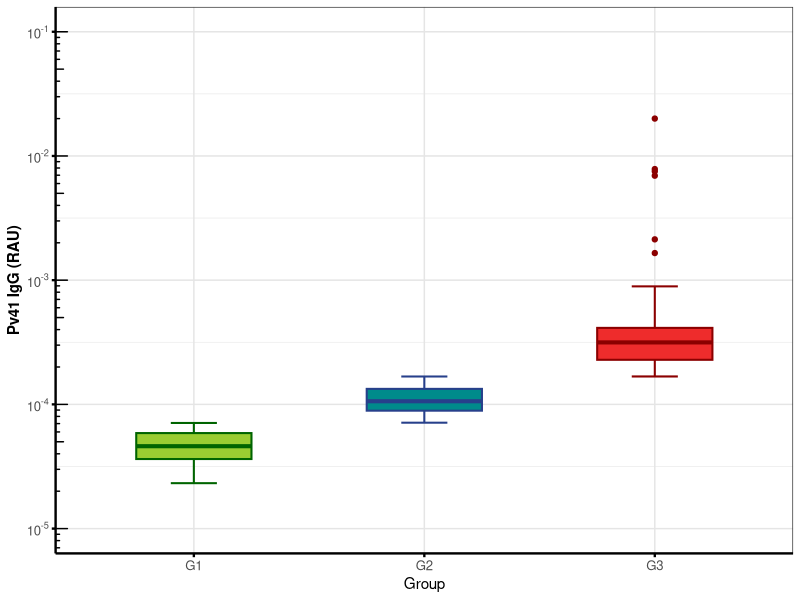
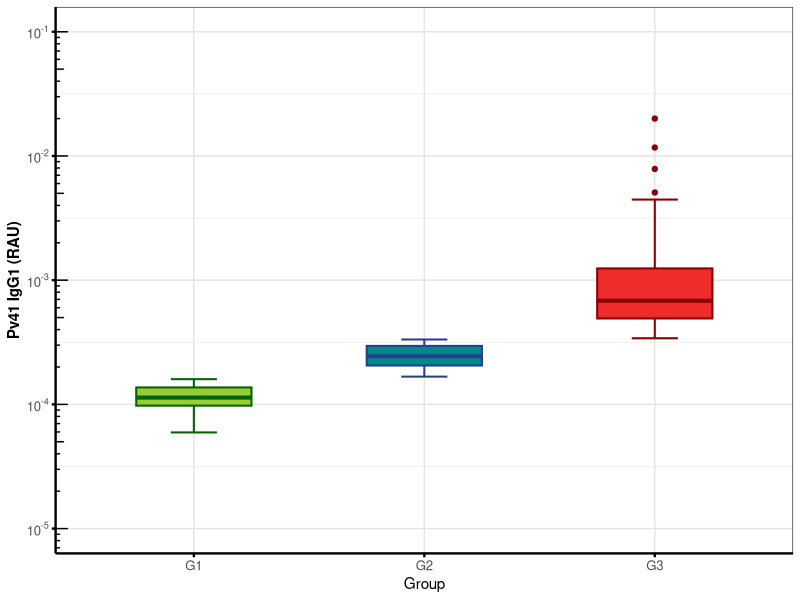
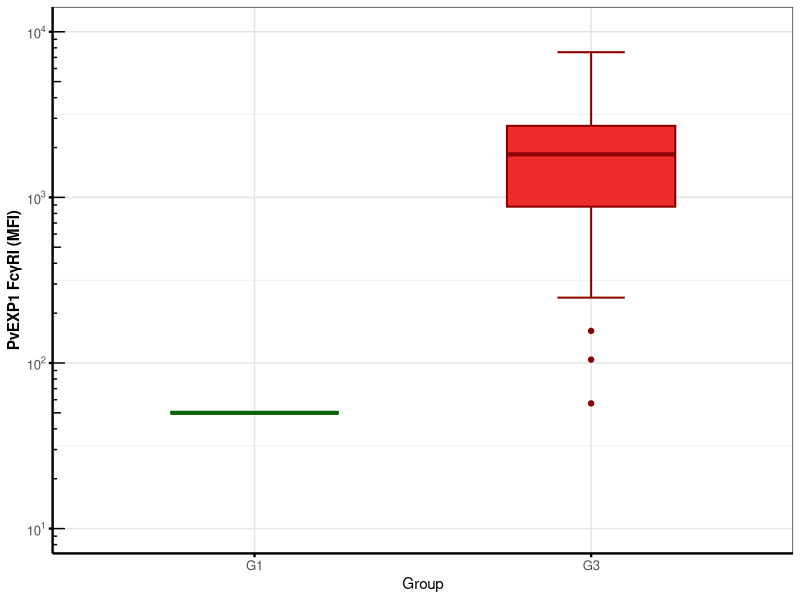
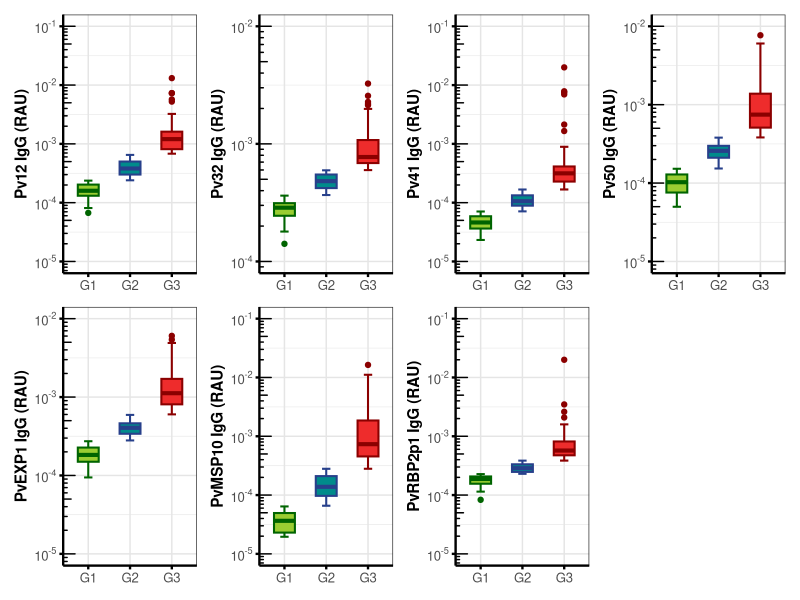
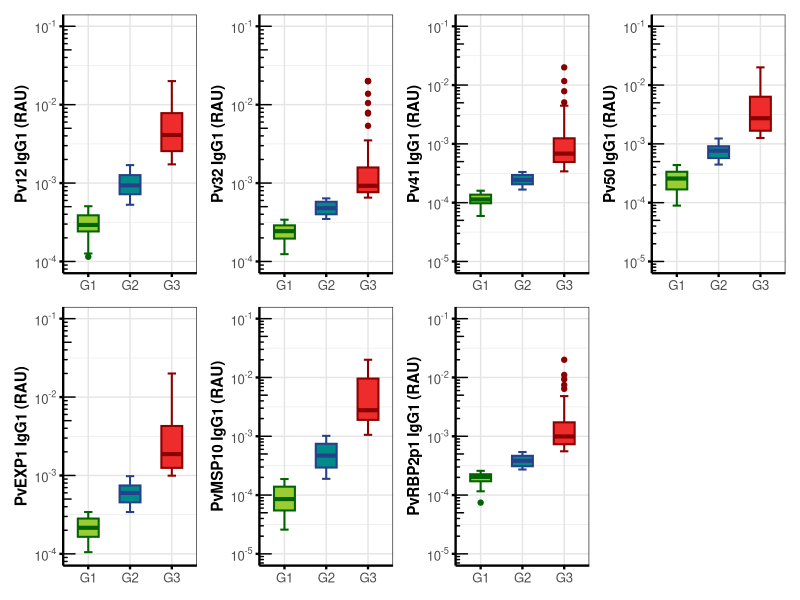
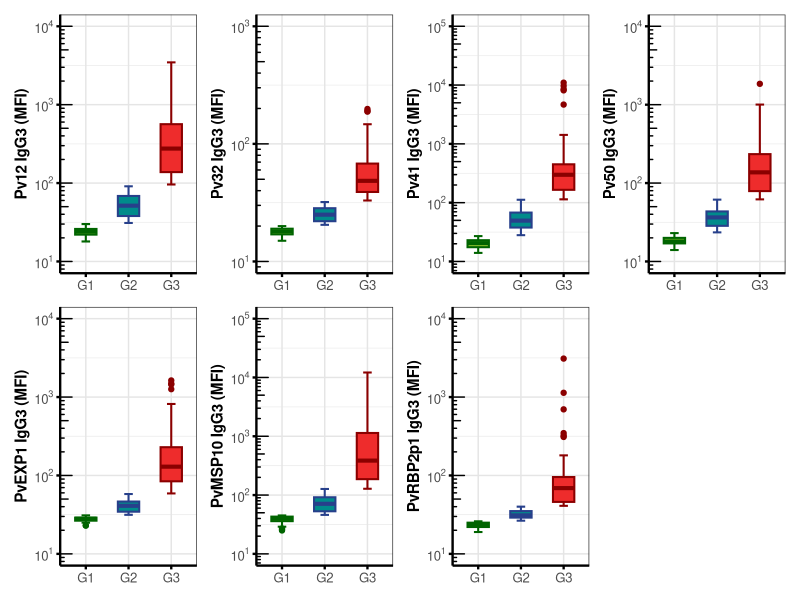
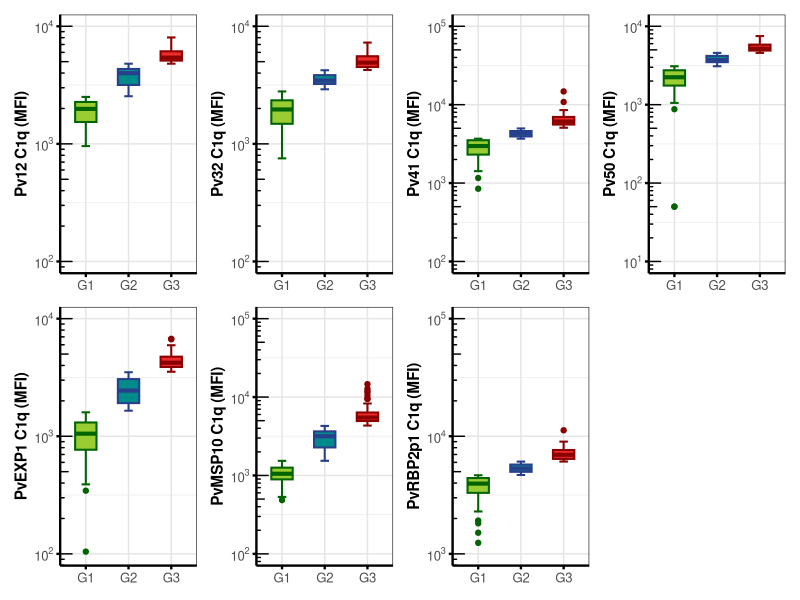
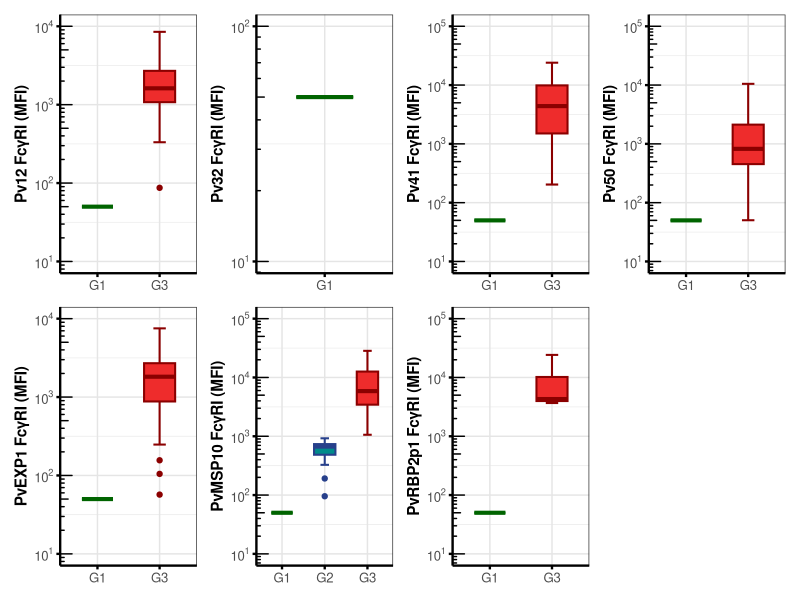

Generate these figures, in order, with R:
## Introduction
## Author: Chau Quang (quang.c@wehi.edu.au)
## Purpose: To produce multipanel (4x2) RAU, MFI boxplots of Taka's InSPIRE data

setwd("~/Downloads/data/inspire/R")

# Load required packages --------------------------------------------------
library(ggplot2)

# Import data (.csv) ------------------------------------------------------
data_IgG  <- transform(read.csv("data/InSPIRE_IgG_grouped.csv"),  assay = "IgG")
data_IgG1 <- transform(read.csv("data/InSPIRE_IgG1_grouped.csv"), assay = "IgG1")
data_IgG3 <- transform(read.csv("data/InSPIRE_IgG3_grouped.csv"), assay = "IgG3")
data_C1q <- transform(read.csv("data/InSPIRE_C1q_grouped.csv"), assay = "C1q")
data_FcgRI <- transform(read.csv("data/InSPIRE_FcgRI_grouped.csv"), assay = "FcgRI")
data_FcgRII <- transform(read.csv("data/InSPIRE_FcgRII_grouped.csv"), assay = "FcgRII")
data_FcgRIII <- transform(read.csv("data/InSPIRE_FcgRIII_grouped.csv"), assay = "FcgRIII")

# Boxplot function --------------------------------------------------------
boxplot_grouped <- function(data, var_name, show_points = TRUE, show_x = TRUE) {
  
  set.seed(42)
  
  antigen <- gsub("_RAU|_MFI", "", var_name)
  assay <- data$assay[1]
  measure <- sub(".*_", "", var_name)
  group_col <- gsub("_RAU|_MFI", "_Group", var_name)
  
  # Clean + rename groups
  data <- data |>
    dplyr::mutate(
      group = factor(
        .data[[group_col]],
        levels = c(1,2,3),
        labels = c("G1","G2","G3")
      )
    ) |>
    dplyr::filter(
      !is.na(.data[[var_name]]),
      .data[[var_name]] > 0,
      !is.na(group)
    )
  
  # y-axis limits
  yvals <- data[[var_name]]
  ymin <- 10^floor(log10(min(yvals)))
  ymax <- 10^ceiling(log10(max(yvals)))
  
  # Toggle x-axis title label
  x_label <- if (show_x) "Group" else NULL
  
  # Adjust y-axis label for FcR plots
  y_label <- if (grepl("FcgR", assay)) {
    receptor <- sub("FcgR", "", assay)
    
    paste0(antigen, " Fc\u03B3R", receptor, " (", measure, ")")
  } else {
    paste0(antigen, " ", assay, " (", measure, ")")
  }
  
  # Boxplot
  p <- ggplot(
    data,
    aes(x = group,
       y = .data[[var_name]],
       fill = group)) +
    labs(x = x_label, 
         y = y_label) +
    theme_bw() +
    theme(
      legend.position = "none",
      panel.grid.major = element_line(color = "grey90", linewidth = 0.5),
      panel.grid.minor = element_line(color = "grey92"),
      axis.line = element_line(color = "black", linewidth = 0.8),
      axis.title.y = element_text(face = "bold"),
      axis.text = element_text(size = 9.5),
      axis.ticks = element_line(linewidth = 0.8, color = "black"),
      plot.margin = margin(5,5,5,5)) +
    scale_fill_manual(values = c(
      "G1" = "yellowgreen",
      "G2" = "darkcyan",
      "G3" = "firebrick2")) +
    scale_y_log10(
      limits = c(ymin, ymax),
      breaks = 10^(floor(log10(min(yvals))):ceiling(log10(max(yvals)))),
      labels = scales::trans_format("log10", scales::math_format(10^.x))) +
    annotation_logticks(sides = "l")
  
  # Toggle individual data points
  if (show_points) {
    
    p <- p +
      geom_boxplot(
        width = 0.5,
        staplewidth = 0.4,
        linewidth = 0.7,
        outlier.shape = NA
      ) +
      geom_jitter(
        aes(colour = group),
        width = 0.15,
        alpha = 0.4,
        size = 2
      ) +
      scale_colour_manual(values = c(
        "G1" = "darkolivegreen",
        "G2" = "deepskyblue4",
        "G3" = "brown"
      ))
    
  } else {
    
    p <- p +
      geom_boxplot(
        aes(colour = group),
        width = 0.5,
        staplewidth = 0.4,
        linewidth = 0.7
      ) +
      scale_colour_manual(values = c(
        "G1" = "darkgreen",
        "G2" = "royalblue4",
        "G3" = "red4"
      ))
  }
  
  return(p)
}

# Test plots
boxplot_grouped(data_IgG, "Pv41_RAU", show_points = FALSE)
boxplot_grouped(data_IgG1, "Pv41_RAU", show_points = FALSE)
boxplot_grouped(data_FcgRI, "PvEXP1_MFI", show_points = FALSE)

# Multipanel (4x2) --------------------------------------------------------
library(patchwork)

# Define antigen groups for plotting
antigens_RAU <- c("Pv12_RAU", "Pv32_RAU", "Pv41_RAU", "Pv50_RAU", 
              "PvEXP1_RAU", "PvMSP10_RAU", "PvRBP2p1_RAU")
antigens_MFI <- c("Pv12_MFI", "Pv32_MFI", "Pv41_MFI", "Pv50_MFI", 
                  "PvEXP1_MFI", "PvMSP10_MFI", "PvRBP2p1_MFI")

# RAU
IgG_plots <- lapply(antigens_RAU, function(x) boxplot_grouped(data_IgG, x, show_points = FALSE, show_x = FALSE))
IgG1_plots <- lapply(antigens_RAU, function(x) boxplot_grouped(data_IgG1, x, show_points = FALSE, show_x = FALSE))

# MFI
IgG3_plots <- lapply(antigens_MFI, function(x) boxplot_grouped(data_IgG3, x, show_points = FALSE, show_x = FALSE))
C1q_plots <- lapply(antigens_MFI, function(x) boxplot_grouped(data_C1q, x, show_points = FALSE, show_x = FALSE))
FcgRI_plots <- lapply(antigens_MFI, function(x) boxplot_grouped(data_FcgRI, x, show_points = FALSE, show_x = FALSE))
FcgRII_plots <- lapply(antigens_MFI, function(x) boxplot_grouped(data_FcgRII, x, show_points = FALSE, show_x = FALSE))
FcgRIII_plots <- lapply(antigens_MFI, function(x) boxplot_grouped(data_FcgRIII, x, show_points = FALSE, show_x = FALSE))

# Multipanel plots
wrap_plots(IgG_plots, ncol = 4, nrow = 2)
wrap_plots(IgG1_plots, ncol = 4, nrow = 2)
wrap_plots(IgG3_plots, ncol = 4, nrow = 2)
wrap_plots(C1q_plots, ncol = 4, nrow = 2)
wrap_plots(FcgRI_plots, ncol = 4, nrow = 2)
wrap_plots(FcgRII_plots, ncol = 4, nrow = 2)
wrap_plots(FcgRIII_plots, ncol = 4, nrow = 2)
